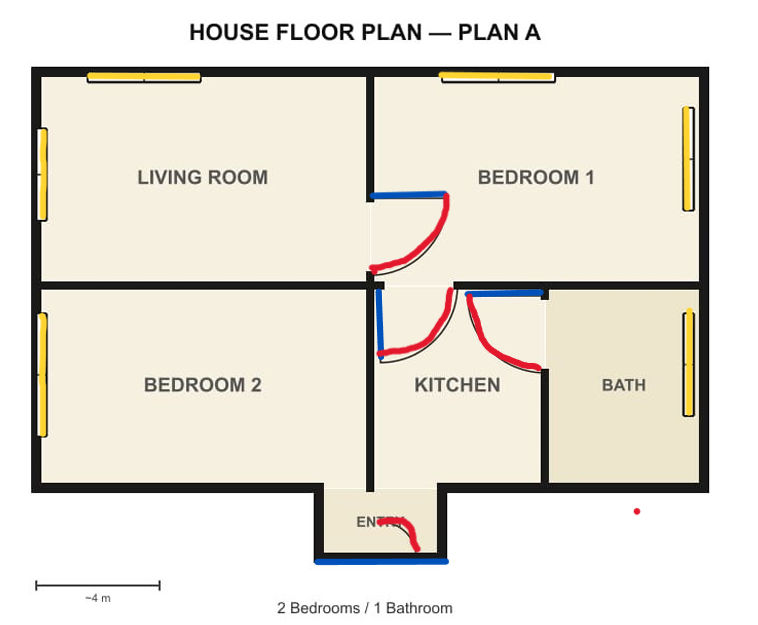
#> input picture sample_inputs/plan1_a.png, 758 x 625 px
$ python test_color.py sample_inputs/plan1_a.png
#> lines starting #> are read from the running program, lines starting #| are printed output that depends on the picture; after the words box and inside, x2 and y2 are one past the last pixel; in counts of white or black regions, pixels touching at a corner belong together
import cv2
import numpy as np
import sys
import json

def test_colors(img_path):
#> called with img_path = 'sample_inputs/plan1_a.png'
    img = cv2.imread(img_path)
#> img is the input picture: shape (625, 758, 3); mean B, G, R 215.4, 225.3, 229.7
    if img is None:
        print("Could not load image")
        return

    hsv = cv2.cvtColor(img, cv2.COLOR_BGR2HSV)
#> hsv: shape (625, 758, 3); mean H, S, V 15.7, 20, 230.5

    # Yellow (Windows)
    lower_yellow = np.array([20, 100, 100])
    upper_yellow = np.array([40, 255, 255])
    mask_yellow = cv2.inRange(hsv, lower_yellow, upper_yellow)
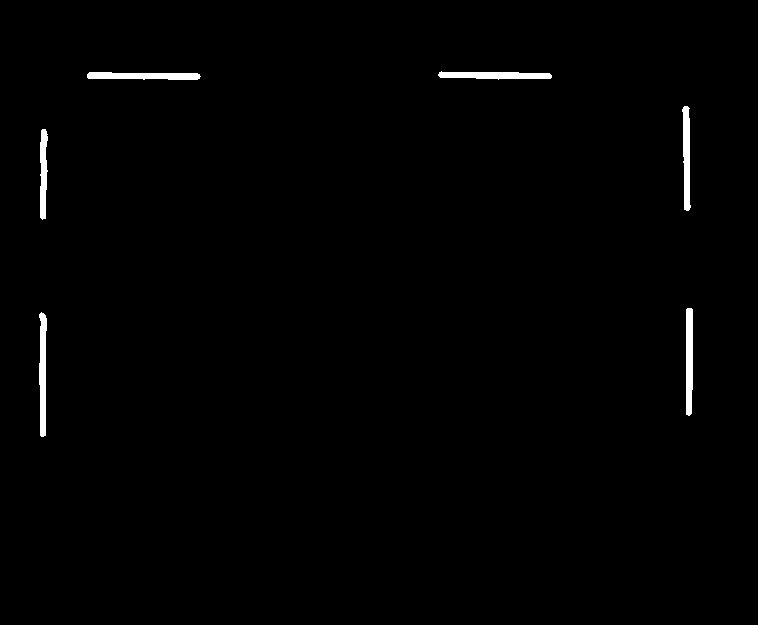
#> mask_yellow: shape (625, 758); 0.88% white; 6 white regions
    contours_y, _ = cv2.findContours(mask_yellow, cv2.RETR_EXTERNAL, cv2.CHAIN_APPROX_SIMPLE)
#> contours_y = 6 contours; box (x1, y1, x2, y2) and area: (39, 312, 47, 437) 646, (87, 72, 201, 80) 614, (686, 308, 693, 416) 612, (438, 71, 552, 80) 604, (682, 106, 691, 211) 565, (40, 129, 48, 220) 466
    windows = []
    for cnt in contours_y:
        x, y, w, h = cv2.boundingRect(cnt)
        if w > 5 and h > 5:
            windows.append({"type": "window", "x": x, "y": y, "w": w, "h": h})
#> this loop made 6 passes
#> (x, y, w, h) on passes 1 to 6: (39, 312, 8, 125), (686, 308, 7, 108), (40, 129, 8, 91), (682, 106, 9, 105), (87, 72, 114, 8), (438, 71, 114, 9)
#> after the loop, windows = 6 items

    # Blue (Doors)
    lower_blue = np.array([100, 150, 0])
    upper_blue = np.array([140, 255, 255])
    mask_blue = cv2.inRange(hsv, lower_blue, upper_blue)
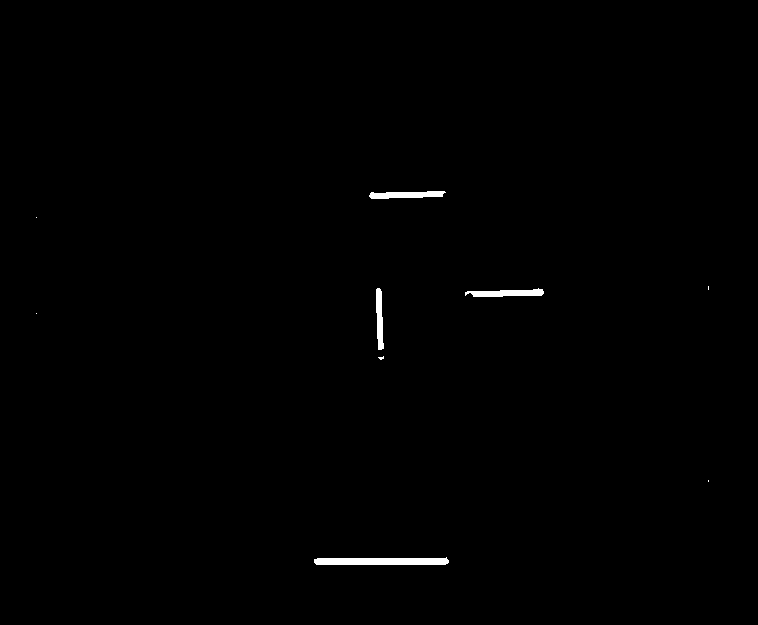
#> mask_blue: shape (625, 758); 0.47% white; 9 white regions (5 under 20 px)
    contours_b, _ = cv2.findContours(mask_blue, cv2.RETR_EXTERNAL, cv2.CHAIN_APPROX_SIMPLE)
#> contours_b = 9 contours, 5 with area under 20; largest, box (x1, y1, x2, y2) and area: (314, 557, 449, 565) 795, (465, 288, 544, 297) 378, (369, 191, 446, 199) 368, (376, 288, 384, 350) 292
    doors = []
    for cnt in contours_b:
        x, y, w, h = cv2.boundingRect(cnt)
        if w > 5 and h > 5:
            doors.append({"type": "door", "x": x, "y": y, "w": w, "h": h})
#> this loop made 9 passes
#> (x, y, w, h) on passes 1, 3, 4, 5, 6, 8, 9: (314, 557, 135, 8), (378, 356, 6, 4), (36, 313, 1, 1), (465, 288, 79, 9), (376, 288, 8, 62), (36, 217, 1, 1), (369, 191, 77, 8)
#> (cnt, x, y, w, h) on passes 2, 7: ([[708, 480], [708, 481]], 708, 480, 1, 2), ([[708, 286], [708, 289]], 708, 286, 1, 4)
#> after the loop, doors = 4 items

    # Red (Door arc)
    lower_red1 = np.array([0, 100, 100])
    upper_red1 = np.array([10, 255, 255])
    lower_red2 = np.array([170, 100, 100])
    upper_red2 = np.array([180, 255, 255])
    mask_red1 = cv2.inRange(hsv, lower_red1, upper_red1)
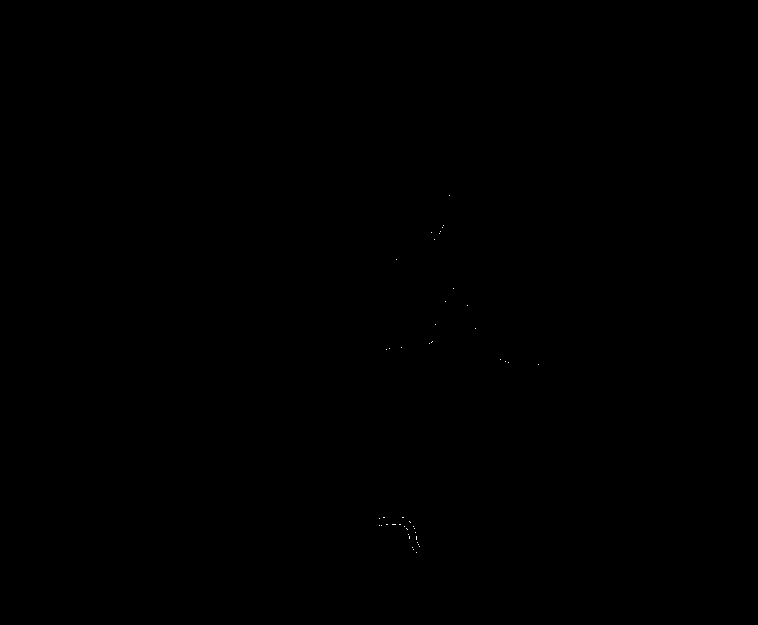
#> mask_red1: shape (625, 758); 0.01% white in thin lines or dots, all inside (x1, y1, x2, y2) = (379, 195, 539, 553)
    mask_red2 = cv2.inRange(hsv, lower_red2, upper_red2)
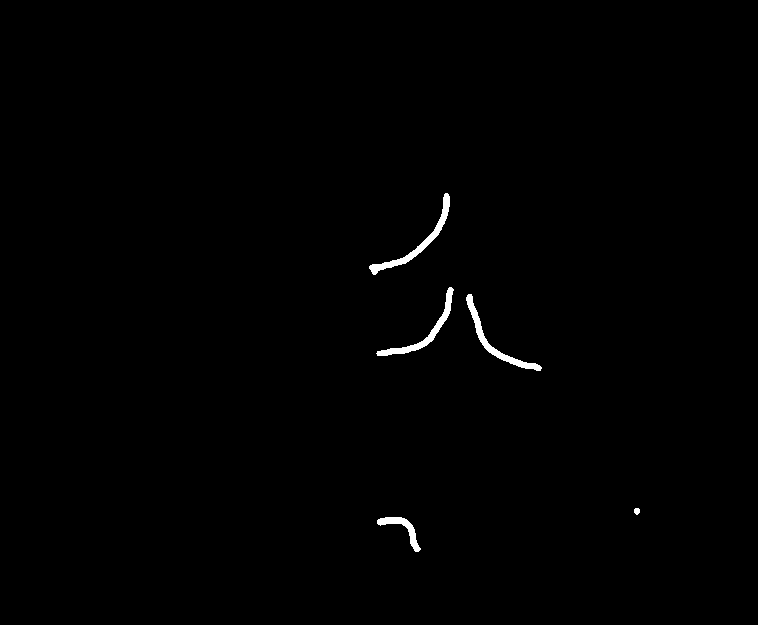
#> mask_red2: shape (625, 758); 0.56% white; 5 white regions, box (x1, y1, x2, y2) and area: (369, 193, 450, 275) 785, (466, 294, 542, 371) 728, (376, 287, 454, 356) 700, (377, 517, 421, 552) 408, (634, 508, 640, 515) 34
    mask_red = mask_red1 + mask_red2
#> mask_red: shape (625, 758); 0.57% white; 5 white regions

    contours_r, _ = cv2.findContours(mask_red, cv2.RETR_EXTERNAL, cv2.CHAIN_APPROX_SIMPLE)
#> contours_r = 5 contours; box (x1, y1, x2, y2) and area: (369, 193, 450, 275) 681, (466, 294, 542, 371) 624, (376, 287, 454, 356) 600, (377, 517, 421, 553) 384, (634, 508, 640, 515) 25
    door_arcs = []
    for cnt in contours_r:
        x, y, w, h = cv2.boundingRect(cnt)
        if w > 5 and h > 5:
            door_arcs.append({"type": "door_arc", "x": x, "y": y, "w": w, "h": h})
#> this loop made 5 passes
#> (x, y, w, h) on passes 1 to 5: (377, 517, 44, 36), (634, 508, 6, 7), (466, 294, 76, 77), (376, 287, 78, 69), (369, 193, 81, 82)
#> after the loop, door_arcs = 5 items

    out = {"windows": windows, "doors": doors, "door_arcs": door_arcs}
    with open("test_color_out.json", "w") as f:
        json.dump(out, f, indent=2)

test_colors(sys.argv[1])

$ run again, on sample_inputs/plan1_b_debug.png
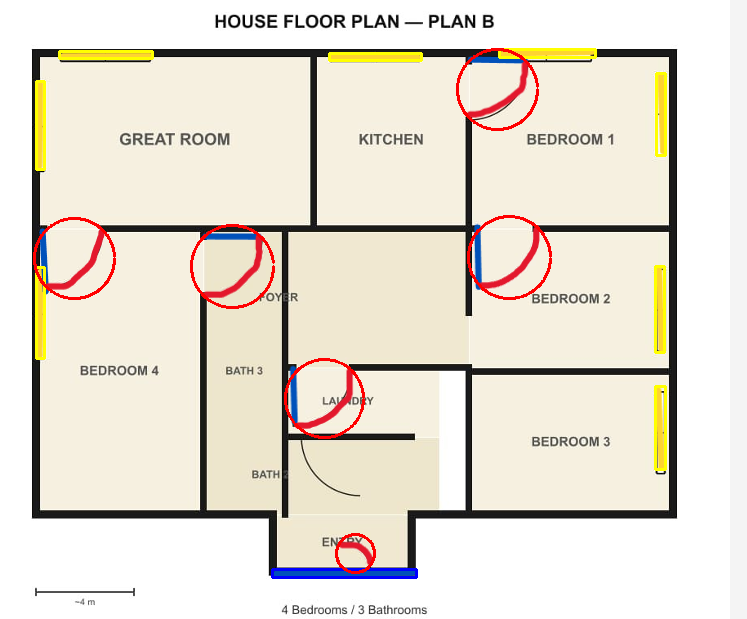
#> input picture sample_inputs/plan1_b_debug.png, 747 x 619 px
#> in test_colors, img is the input picture: shape (619, 747, 3); mean B, G, R 211.4, 224, 231
#> hsv: shape (619, 747, 3); mean H, S, V 17.2, 25.6, 232.4
#> in test_colors, `mask_yellow = cv2.inRange(hsv, lower_yellow, upper_yellow)`:
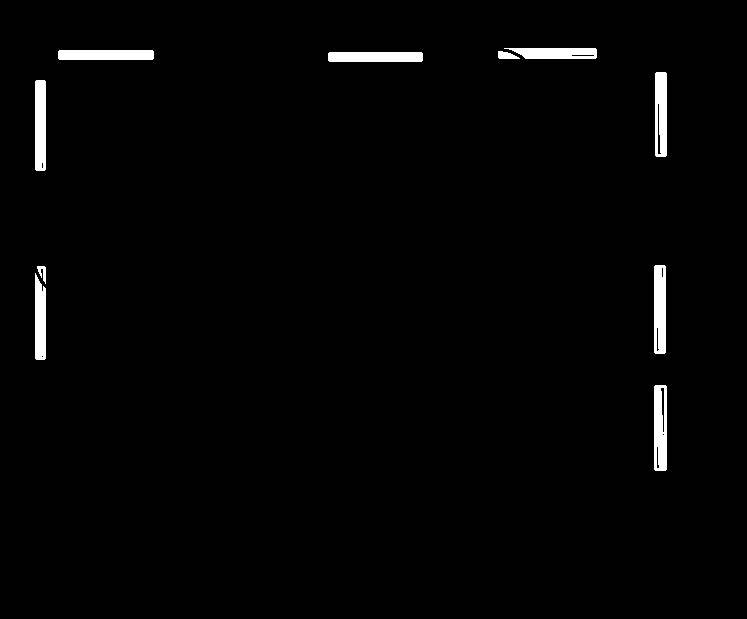
#> mask_yellow: shape (619, 747); 1.7% white; 10 white regions
#> contours_y = 10 contours; largest, box (x1, y1, x2, y2) and area: (654, 385, 667, 471) 1018, (654, 265, 666, 354) 966, (655, 72, 667, 157) 922, (35, 80, 46, 171) 898, (58, 50, 154, 60) 853
#> the loop in test_colors, `for cnt in contours_y:` made 10 passes
#> (x, y, w, h) on passes 1 to 8: (654, 385, 13, 86), (35, 273, 11, 87), (37, 266, 9, 18), (654, 265, 12, 89), (35, 80, 11, 91), (655, 72, 12, 85), (328, 52, 95, 10), (498, 51, 22, 8)
#> after the loop in test_colors, `for cnt in contours_y:`: windows = 10 items
#> mask_blue: shape (619, 747); 0.63% white; 17 white regions (7 under 20 px)
#> contours_b = 17 contours, 9 with area under 20; largest, box (x1, y1, x2, y2) and area: (271, 568, 418, 579) 1336, (475, 232, 482, 283) 219, (470, 56, 523, 63) 214, (204, 234, 256, 240) 199, (291, 375, 297, 423) 182, (40, 233, 48, 283) 152, (289, 366, 296, 375) 26, (347, 568, 365, 571) 22
#> the loop in test_colors, `for cnt in contours_b:` made 17 passes
#> (x, y, w, h) on passes 1, 2, 3, 4, 5, 6, 7, 9: (347, 568, 18, 3), (271, 568, 147, 11), (293, 424, 1, 1), (291, 375, 6, 48), (289, 366, 7, 9), (46, 290, 3, 4), (476, 284, 4, 6), (204, 234, 52, 6)
#> after the loop in test_colors, `for cnt in contours_b:`: doors = 9 items
#> mask_red1: shape (619, 747); 0.92% white; 46 white regions (40 under 20 px), largest, box (x1, y1, x2, y2) and area: (467, 215, 552, 300) 788, (190, 224, 275, 309) 769, (33, 217, 116, 300) 766, (456, 48, 539, 131) 764, (284, 358, 365, 439) 727, (335, 533, 376, 574) 370
#> mask_red2: shape (619, 747); 0.64% white; 6 white regions, box (x1, y1, x2, y2) and area: (480, 227, 539, 289) 550, (204, 236, 263, 298) 545, (297, 369, 353, 429) 544, (468, 62, 528, 118) 543, (46, 230, 105, 290) 543, (340, 542, 372, 565) 235
#> in test_colors, `mask_red = mask_red1 + mask_red2`:
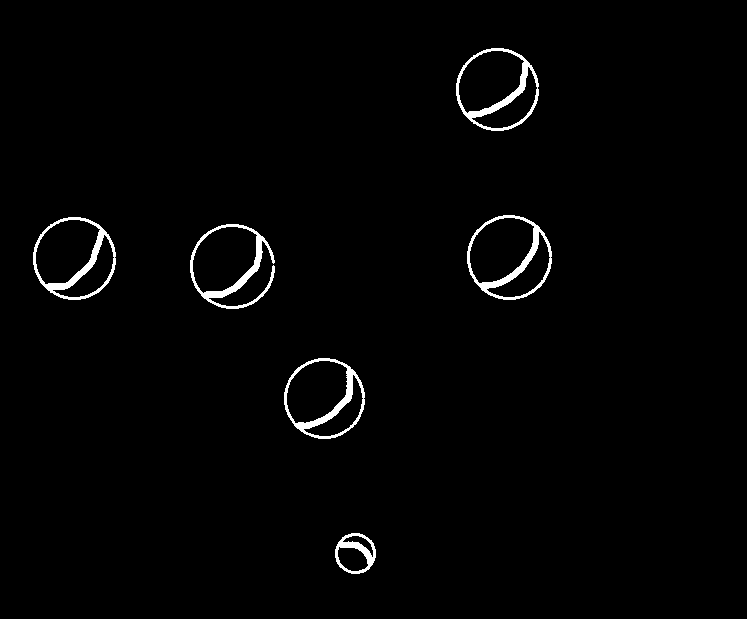
#> mask_red: shape (619, 747); 1.6% white; 6 white regions
#> contours_r = 6 contours; box (x1, y1, x2, y2) and area: (467, 215, 552, 300) 5549, (33, 217, 116, 300) 5299, (456, 48, 539, 131) 5298, (284, 358, 365, 439) 5026, (190, 224, 275, 309) 4298, (335, 533, 376, 574) 1265
#> the loop in test_colors, `for cnt in contours_r:` made 6 passes
#> (x, y, w, h) on passes 1 to 6: (335, 533, 41, 41), (284, 358, 81, 81), (190, 224, 85, 85), (33, 217, 83, 83), (467, 215, 85, 85), (456, 48, 83, 83)
#> after the loop in test_colors, `for cnt in contours_r:`: door_arcs = 6 items

$ run again, on sample_inputs/plan1_c.png
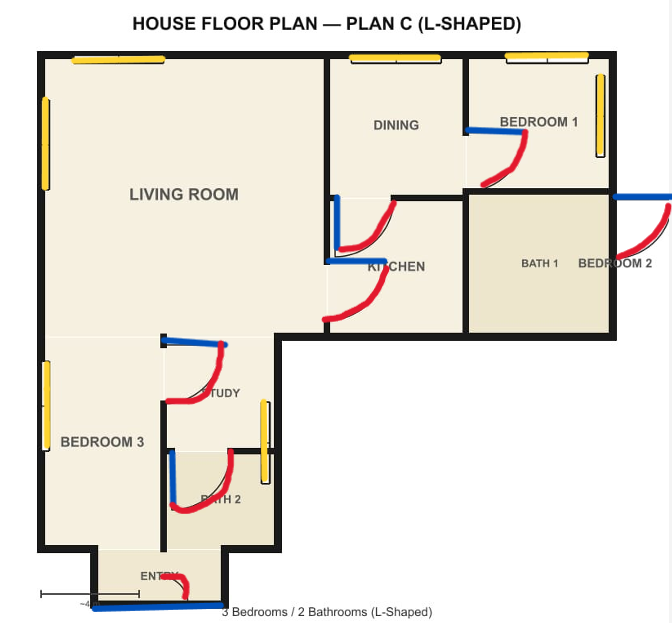
#> input picture sample_inputs/plan1_c.png, 672 x 623 px
#> in test_colors, img is the input picture: shape (623, 672, 3); mean B, G, R 220, 228.6, 233
#> hsv: shape (623, 672, 3); mean H, S, V 14.9, 19.1, 234.3
#> in test_colors, `mask_yellow = cv2.inRange(hsv, lower_yellow, upper_yellow)`:
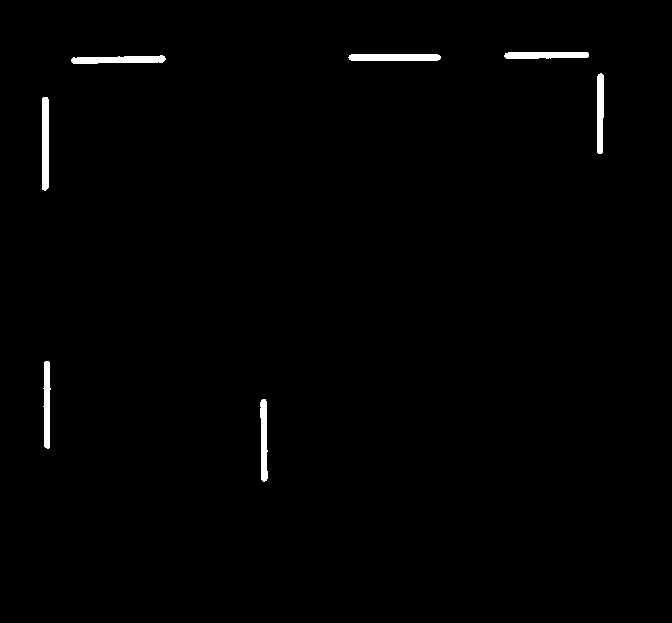
#> mask_yellow: shape (623, 672); 0.96% white; 7 white regions
#> contours_y = 7 contours; box (x1, y1, x2, y2) and area: (42, 97, 49, 191) 550, (348, 54, 441, 61) 538, (71, 55, 166, 64) 530, (504, 52, 589, 59) 450, (597, 73, 604, 154) 438, (43, 361, 51, 449) 434, (260, 399, 268, 482) 430
#> the loop in test_colors, `for cnt in contours_y:` made 7 passes
#> (x, y, w, h) on passes 1 to 7: (260, 399, 8, 83), (43, 361, 8, 88), (42, 97, 7, 94), (597, 73, 7, 81), (71, 55, 95, 9), (348, 54, 93, 7), (504, 52, 85, 7)
#> after the loop in test_colors, `for cnt in contours_y:`: windows = 7 items
#> mask_blue: shape (623, 672); 0.69% white; 8 white regions (1 under 20 px)
#> contours_b = 8 contours, 1 with area under 20; largest, box (x1, y1, x2, y2) and area: (92, 602, 224, 612) 716, (325, 257, 387, 265) 304, (612, 193, 672, 200) 296, (161, 336, 218, 347) 272, (333, 195, 340, 251) 268, (464, 126, 523, 135) 265, (168, 449, 176, 503) 242
#> the loop in test_colors, `for cnt in contours_b:` made 8 passes
#> (x, y, w, h) on passes 1 to 8: (92, 602, 132, 10), (168, 449, 8, 54), (224, 342, 4, 6), (161, 336, 57, 11), (325, 257, 62, 8), (333, 195, 7, 56), (612, 193, 60, 7), (464, 126, 59, 9)
#> after the loop in test_colors, `for cnt in contours_b:`: doors = 7 items
#> mask_red1: shape (623, 672); 0.02% white in thin lines or dots, all inside (x1, y1, x2, y2) = (159, 139, 528, 599)
#> in test_colors, `mask_red2 = cv2.inRange(hsv, lower_red2, upper_red2)`:
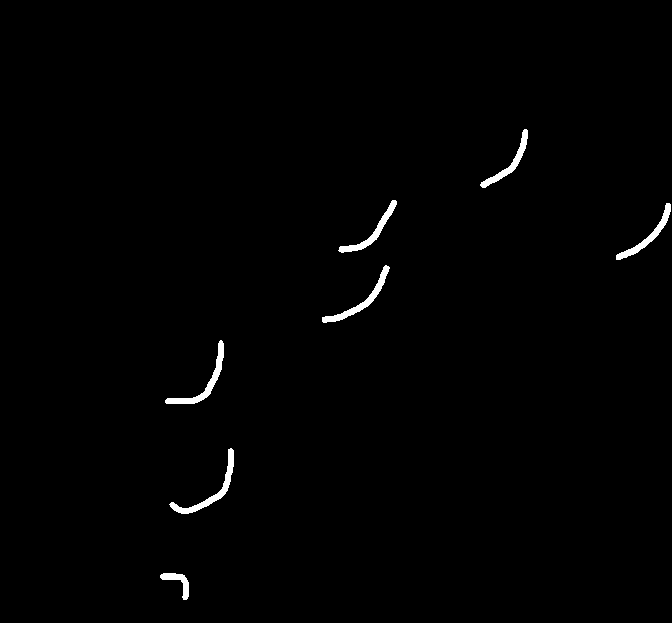
#> mask_red2: shape (623, 672); 0.86% white; 7 white regions, largest, box (x1, y1, x2, y2) and area: (169, 448, 234, 514) 635, (165, 340, 224, 404) 610, (322, 265, 390, 323) 579
#> mask_red: shape (623, 672); 0.89% white; 7 white regions
#> contours_r = 7 contours; box (x1, y1, x2, y2) and area: (169, 448, 234, 514) 587, (165, 340, 224, 404) 518, (322, 265, 390, 323) 498, (338, 200, 397, 253) 446, (616, 203, 671, 260) 432, (480, 129, 528, 188) 419, (159, 573, 190, 600) 259
#> the loop in test_colors, `for cnt in contours_r:` made 7 passes
#> (x, y, w, h) on passes 1 to 7: (159, 573, 31, 27), (169, 448, 65, 66), (165, 340, 59, 64), (322, 265, 68, 58), (616, 203, 55, 57), (338, 200, 59, 53), (480, 129, 48, 59)
#> after the loop in test_colors, `for cnt in contours_r:`: door_arcs = 7 items
